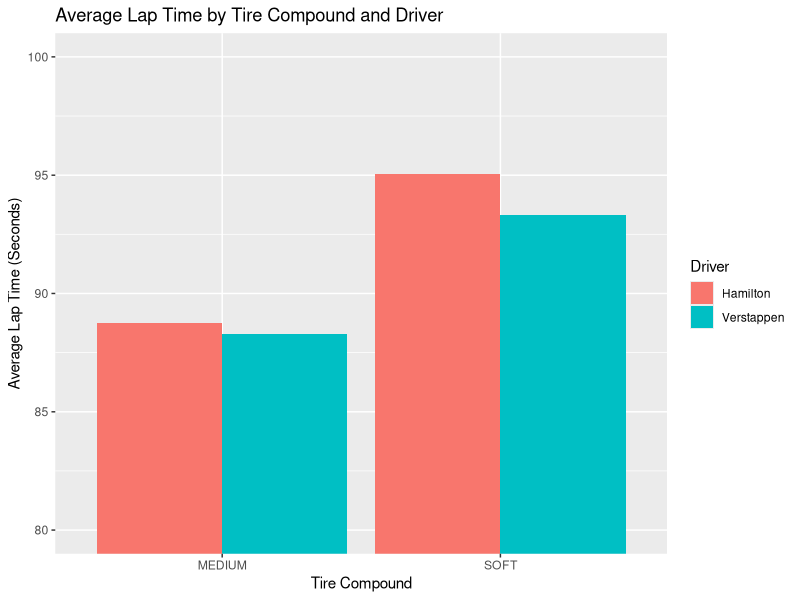

Source code (R):
library(data.table)
library(tidyverse)
HAMRacePace <- read.csv("Data/2022/ham_monza.csv")
VERRacePace <- read.csv("Data/2022/ver_monza.csv")
HAMRacePace <-
    HAMRacePace %>%
    mutate(driver = "Hamilton")
VERRacePace <-
    VERRacePace %>%
    mutate(driver = "Verstappen")

racePace <- rbind(HAMRacePace, VERRacePace)
avgLapTime <- racePace %>%
  group_by(driver, compound) %>%
  summarize(avgTimeSeconds = mean(lapTime)/1000)

ggplot(avgLapTime, aes(x = compound, y = avgTimeSeconds, fill = driver)) +
  geom_bar(stat = "identity", position = "dodge") +
  labs(x = "Tire Compound", y = "Average Lap Time (Seconds)", fill = "Driver") +
  ggtitle("Average Lap Time by Tire Compound and Driver") +
  coord_cartesian(ylim=c(80,100))

